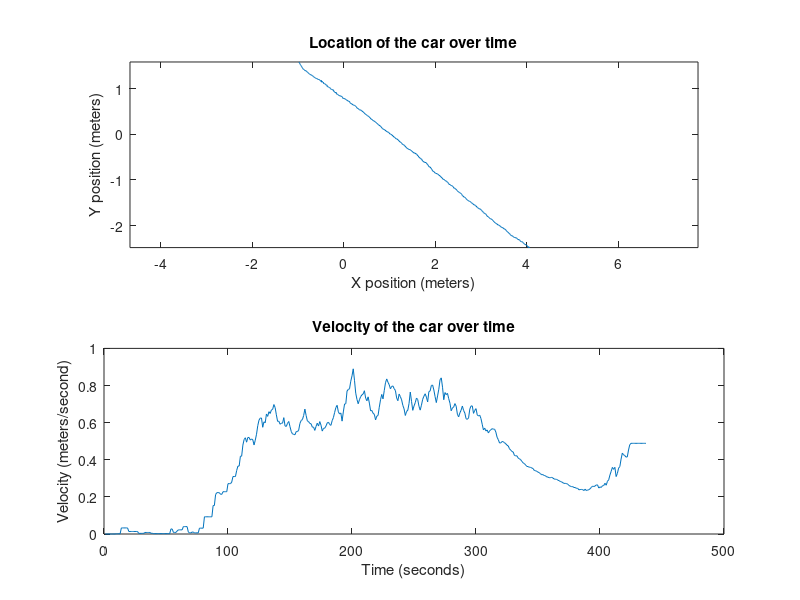
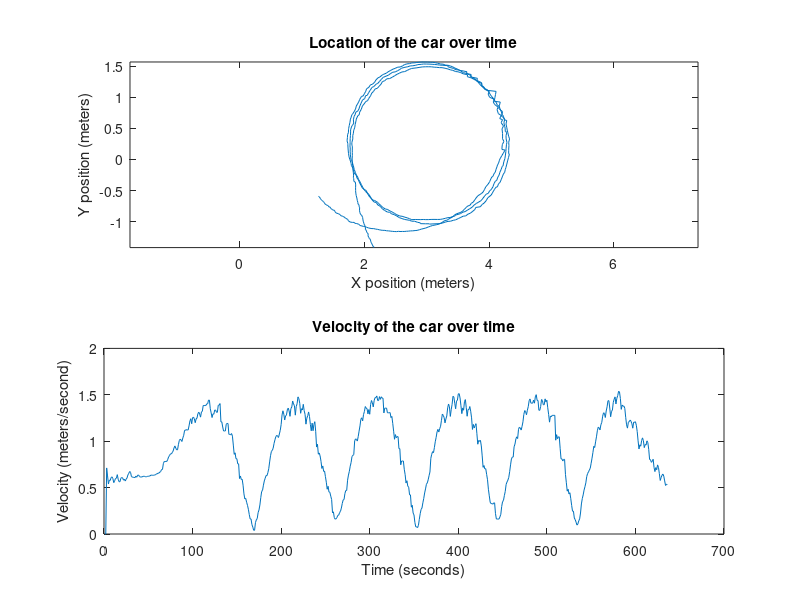

The MATLAB script that drew these images, in order:

tracks_straight = csvread("outputStraight.csv");

figure(1);
ax1 = subplot(2,1,1);
plot(tracks_straight(:,1), -tracks_straight(:,2));
title("Location of the car over time");
xlabel("X position (meters)");
ylabel("Y position (meters)");
axis("equal")

ax2 = subplot(2,1,2);
plot(tracks_straight(:,3));
title("Velocity of the car over time");
xlabel("Time (seconds)");
ylabel("Velocity (meters/second)");

tracks_turning = csvread("outputTurning.csv");

figure(2);
ax1 = subplot(2,1,1);
plot(tracks_turning(:,1), -tracks_turning(:,2));
title("Location of the car over time");
xlabel("X position (meters)");
ylabel("Y position (meters)");
axis("equal")

subplot(2,1,2);
ax2 = plot(tracks_turning(:,3));
title("Velocity of the car over time");
xlabel("Time (seconds)");
ylabel("Velocity (meters/second)");

